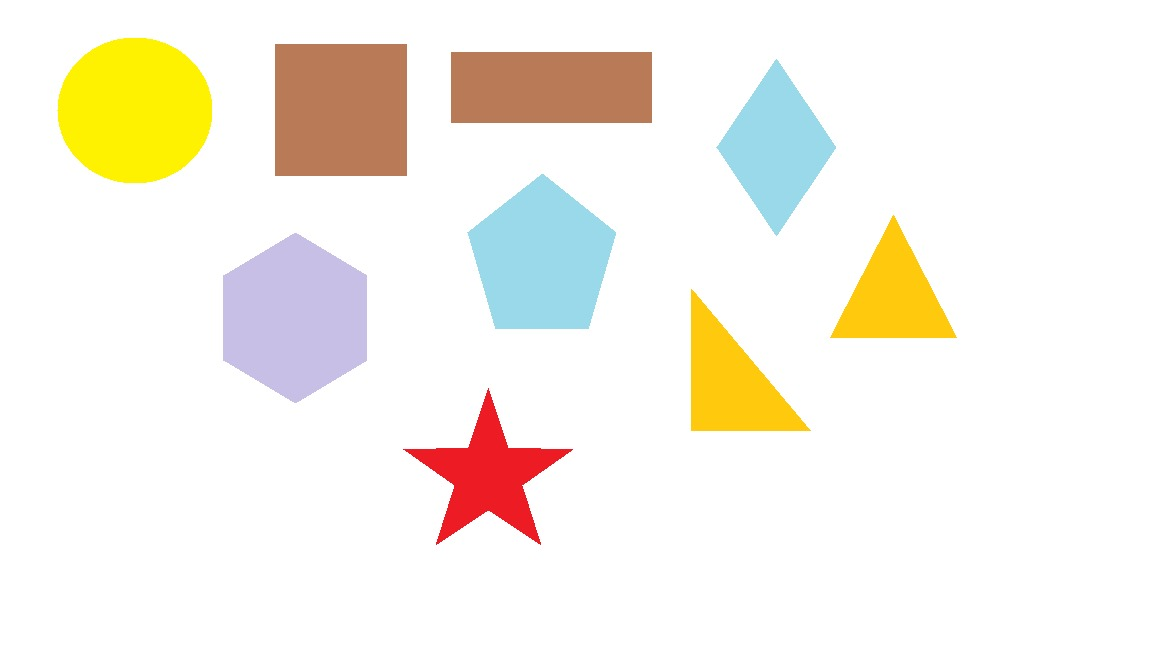
#> input picture img2.jpeg, 1152 x 648 px
$ python -i function.py   (imports and definitions only)
#> lines starting #> are read from the running program, lines starting #| are printed output that depends on the picture; after the words box and inside, x2 and y2 are one past the last pixel; in counts of white or black regions, pixels touching at a corner belong together
#> further down, picture is the input picture: shape (648, 1152, 3); mean B, G, R 232.4, 242.1, 246.6
import cv2
import numpy as np
import random
import math as mt

def colorShapes(img):

    imgsmooth = cv2.GaussianBlur(img, (5, 5), 0)
    canny_img = cv2.Canny(imgsmooth, 100, 200)
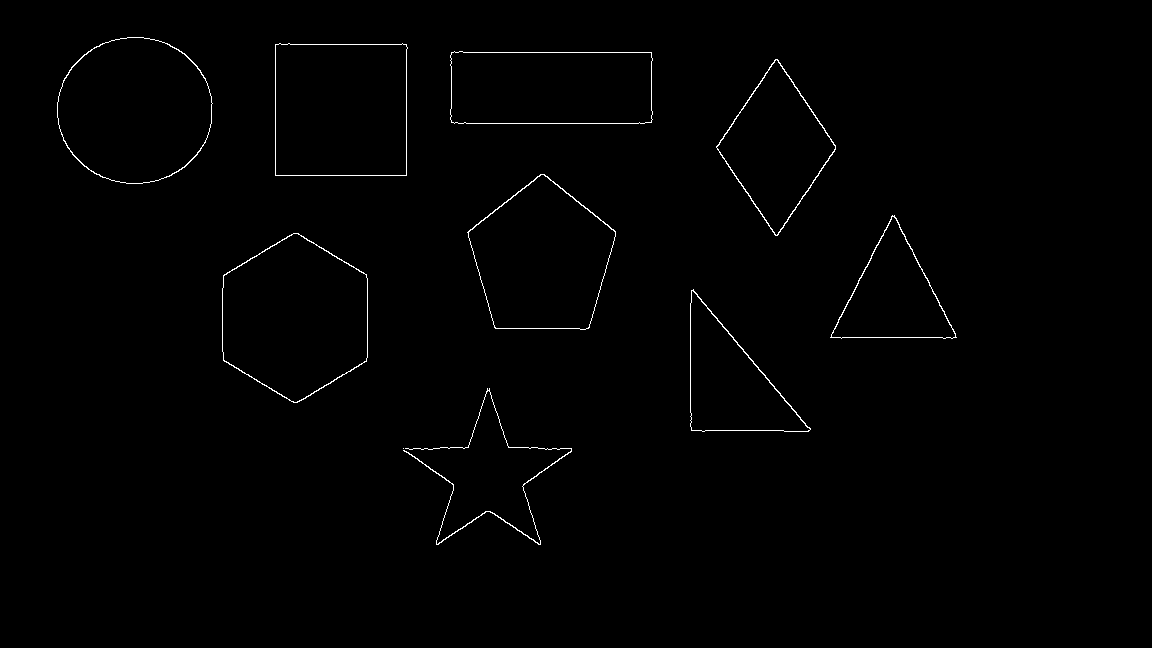
#> canny_img: shape (648, 1152); 0.68% white in thin lines or dots, all inside (x1, y1, x2, y2) = (57, 37, 957, 545)

    _, threshold = cv2.threshold(canny_img, 240, 255, cv2.THRESH_BINARY)
    result = img.copy()
    # Find contours
    contours, _ = cv2.findContours(threshold, cv2.RETR_EXTERNAL, cv2.CHAIN_APPROX_NONE)
#> contours = 10 contours, 1 with area under 20; largest, box (x1, y1, x2, y2) and area: (222, 233, 368, 403) 18557, (57, 37, 213, 184) 17801, (275, 43, 408, 176) 17168, (467, 174, 616, 330) 16105, (450, 51, 653, 124) 14213
    # Analyze contours
    for cnt in contours:

        epsilon = 0.01 * cv2.arcLength(cnt, True)
        approx = cv2.approxPolyDP(cnt, epsilon, True)

        shape, color = get_shape_name(vertices=len(approx))
        x, y, w, h = cv2.boundingRect(cnt)
        center = (int(x + w / 2), int(y + h / 2))

        if len(approx) == 4:
            aspect_ratio = w / float(h)
            if (aspect_ratio >= 0.99 and aspect_ratio <= 1.02):
                shape = "square"
                color = (238, 130, 238)
                print(aspect_ratio, 'square')
            elif (aspect_ratio >= 0.5 and aspect_ratio < 0.75):
                shape = "rhombus"
                color = (216, 191, 216)
                print(aspect_ratio, 'rhombus')
            elif (2.21 < aspect_ratio < 2.5):
                shape = "parallelogram"
                color = (128, 64, 255)
                print(aspect_ratio, 'parallelogram')
            else:
                shape = "rectangle"
                color = (128, 0, 128)
                print(aspect_ratio, 'rectangle')

        result = cv2.drawContours(result, [cnt], -1, color, -1)
        cv2.drawContours(result, [approx], 0, (0, 0, 0), 3)
        result = cv2.putText(result, shape, (center[0] - 20, center[1]), cv2.FONT_HERSHEY_COMPLEX, 0.6, (0, 0, 0), 1)
#> this loop made 10 passes
#> (epsilon, approx, x, y, w, h) on passes 7 to 9: (4.53, [[775, 59], [716, 147], [777, 235], [835, 145]], 716, 59, 120, 177), (5.52, [[451, 52], [451, 122], [651, 122], [651, 52]], 450, 51, 203, 73), (5.27, [[275, 44], [275, 175], [406, 175], [406, 44]], 275, 43, 133, 133)
#> (printed output is left out)
#> pass 2, in colorShapes, `result = cv2.drawContours(result, [cnt], -1, color, -1)`:
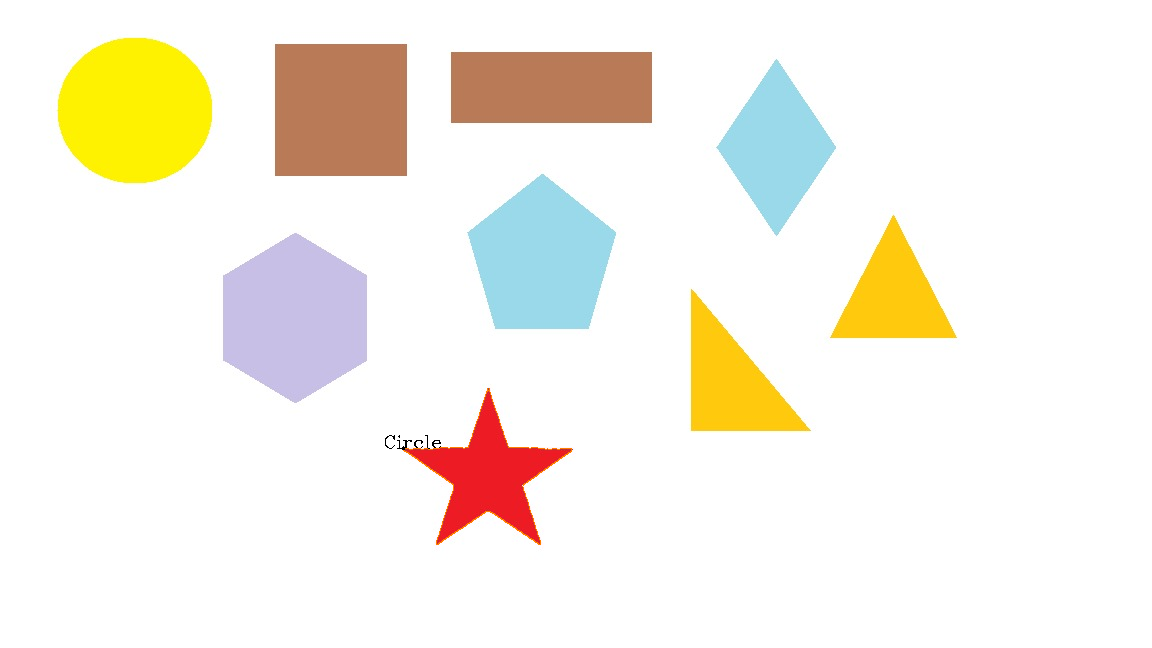
#> result: shape (648, 1152, 3); mean B, G, R 232.2, 242, 246.6
#> pass 2, in colorShapes, `result = cv2.putText(result, shape, (center[0] - 20, center[1]), cv2.F..`:
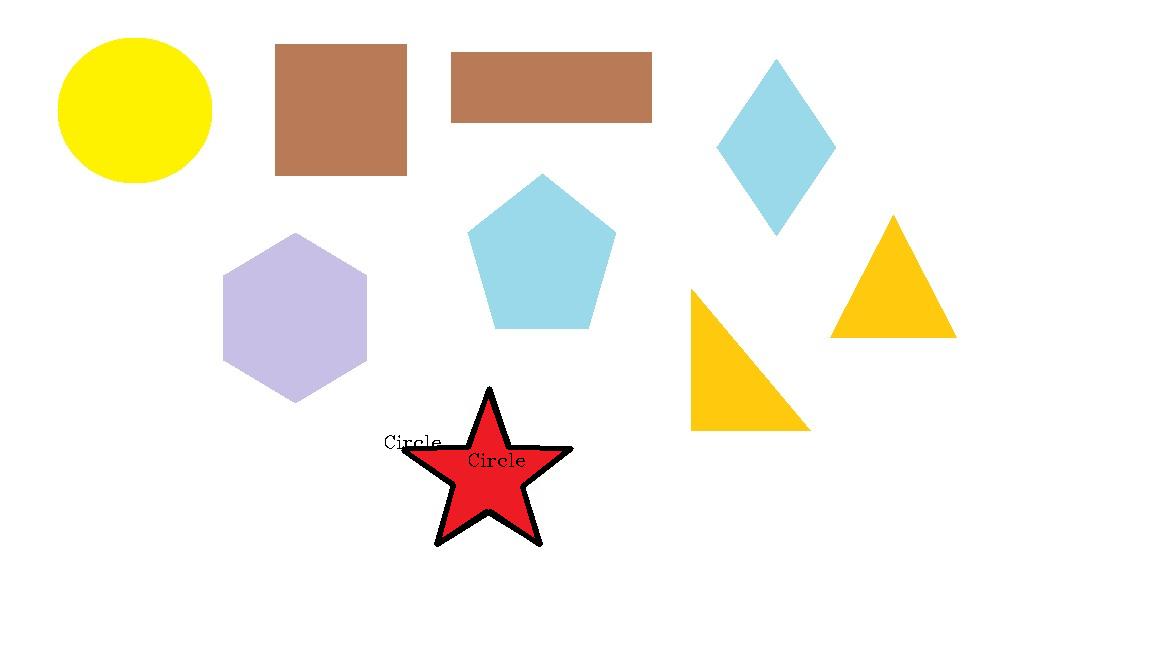
#> result: shape (648, 1152, 3); 0.48% of pixels changed, all inside (x1, y1, x2, y2) = (401, 386, 574, 547)
#> after the loop:
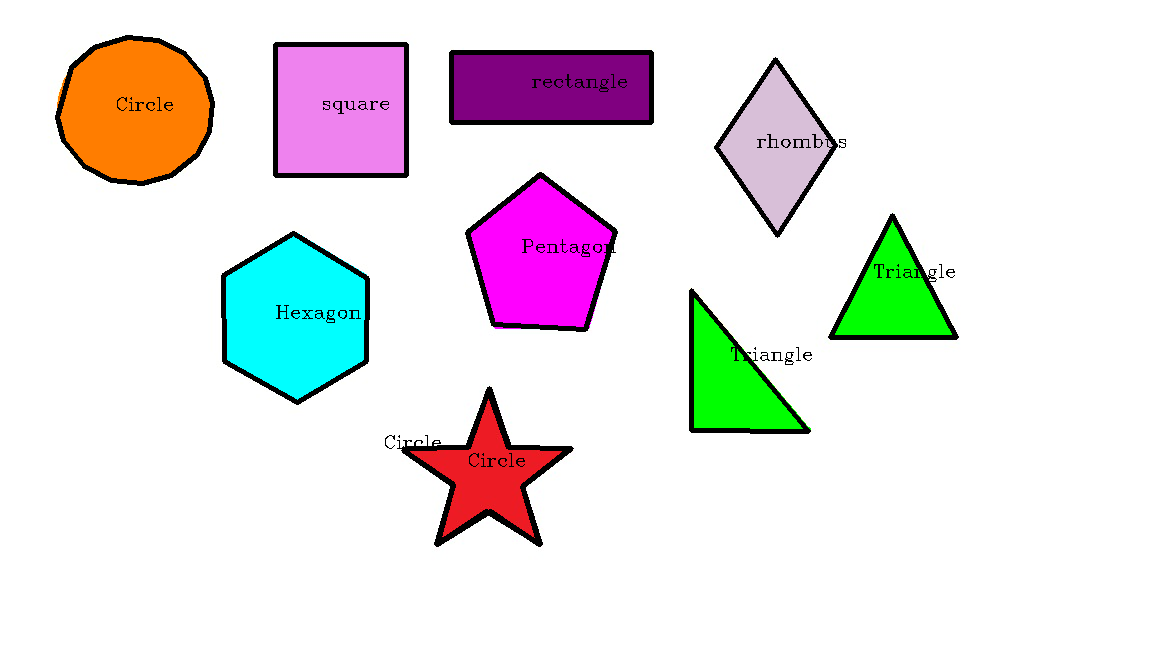
#> result: shape (648, 1152, 3); 15.91% of pixels changed, all inside (x1, y1, x2, y2) = (55, 35, 959, 434)

    return result

def get_shape_name(vertices):
    shape = None
    color = None

    if vertices == 3:
        shape = "Triangle"
        color = (0, 255, 0)

    elif vertices == 4:
        shape = "Quadrilateral"
        color = (255, 0, 0)

    elif vertices == 5:
        shape = "Pentagon"
        color = (255, 0, 255)

    elif vertices == 6:
        shape = "Hexagon"
        color = (255, 255, 0)

    elif vertices == 8:
        shape = "Octagon"
        color = (200, 120, 0)

    elif vertices == 10:
        shape = "Star"
        color = (0, 255, 255)

    elif 7 < vertices <= 13:
        shape = "Ellipse"
        color = (125, 0, 255)

    else:
        shape = "Circle"
        color = (0, 125, 255)

    return shape, color

# [23 lines left out: functions sp_noise, reduce_noise, not called in this run]

>>> import cv2
>>> picture = cv2.imread('img2.jpeg')
>>> result = colorShapes(picture)

$ run again, on img3.jpeg
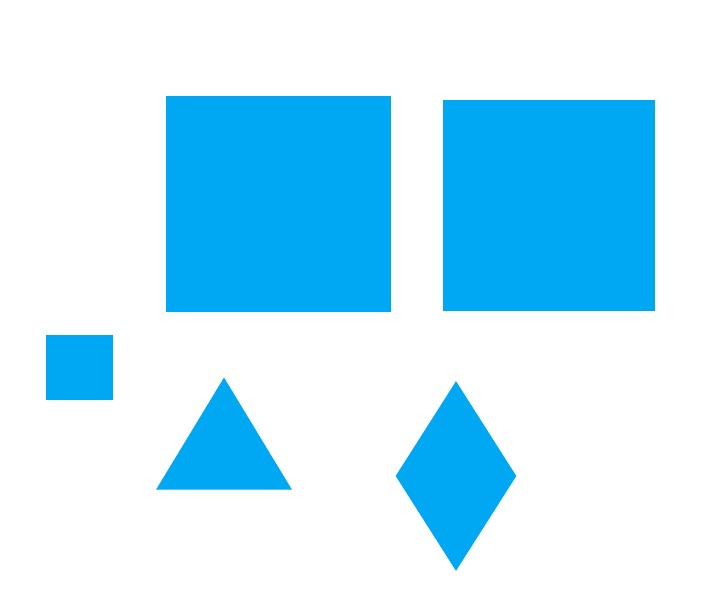
#> input picture img3.jpeg, 710 x 599 px
#> picture is the input picture: shape (599, 710, 3); mean B, G, R 251.4, 231, 185
#> in colorShapes, `canny_img = cv2.Canny(imgsmooth, 100, 200)`:
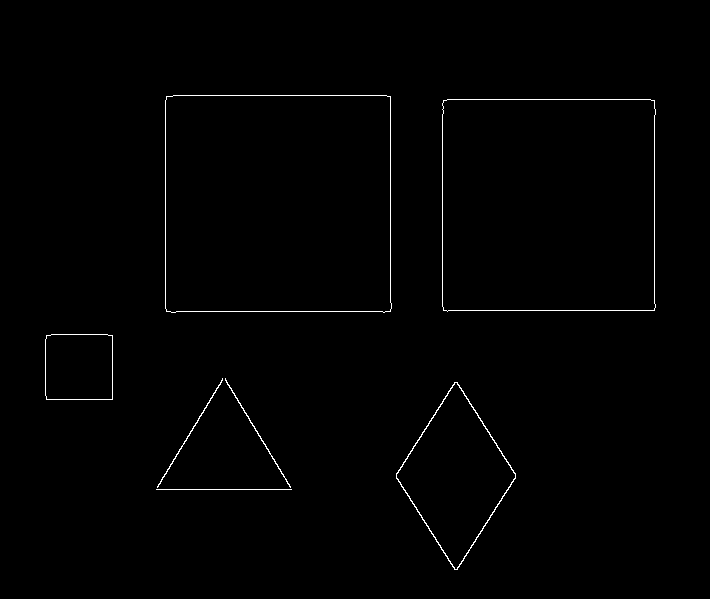
#> canny_img: shape (599, 710); 0.72% white in thin lines or dots, all inside (x1, y1, x2, y2) = (45, 95, 656, 570)
#> contours = 7 contours, 1 with area under 20; largest, box (x1, y1, x2, y2) and area: (165, 95, 392, 313) 48596, (442, 99, 656, 312) 44722, (396, 382, 516, 570) 11582, (45, 334, 113, 400) 4338, (157, 378, 223, 488) 64, (225, 378, 291, 488) 63
#> the loop in colorShapes, `for cnt in contours: ` made 7 passes
#> (epsilon, approx, x, y, w, h) on passes 2, 5, 6, 7: (4.76, [[454, 382], [396, 478], [457, 569], [515, 473]], 396, 382, 120, 188), (2.62, [[46, 335], [46, 399], [112, 399], [112, 335]], 45, 334, 68, 66), (8.48, [[443, 100], [443, 310], [654, 310], [654, 100]], 442, 99, 214, 213), (8.82, [[166, 96], [166, 311], [390, 311], [390, 96]], 165, 95, 227, 218)
#> (printed output is left out)
#> after the loop in colorShapes, `for cnt in contours:`:
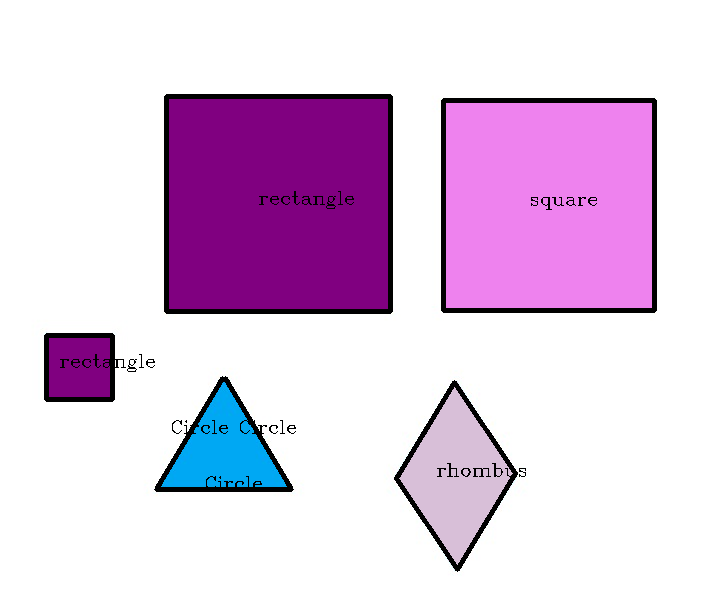
#> result: shape (599, 710, 3); mean B, G, R 228.3, 201.1, 224.6

$ run again, on img4.jpeg
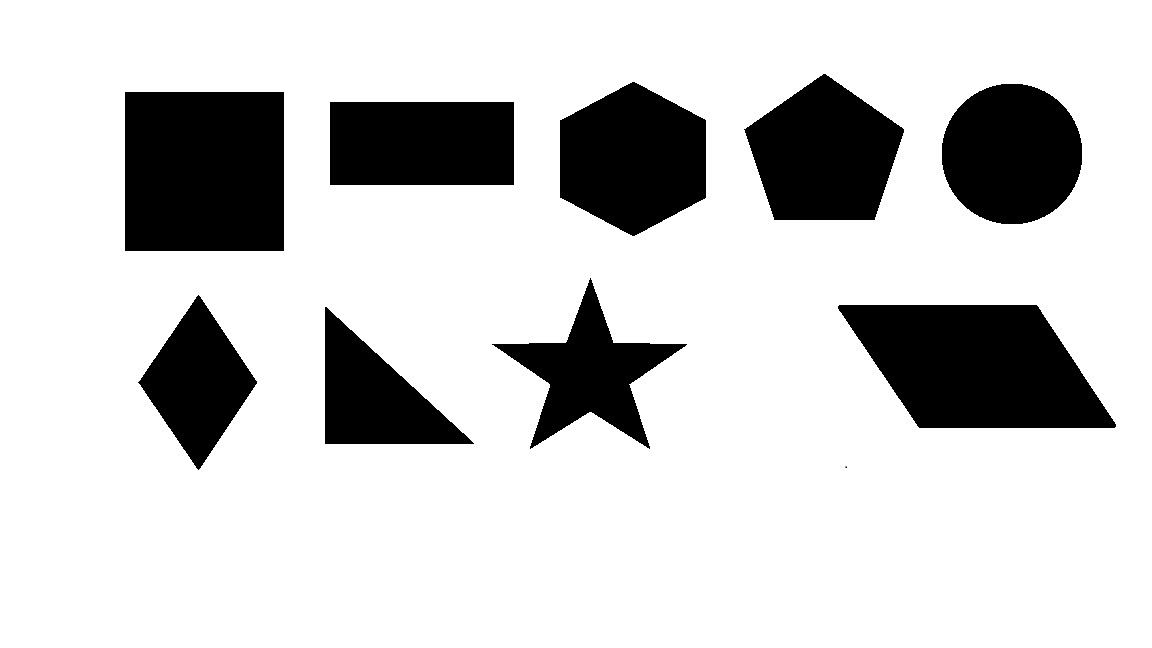
#> input picture img4.jpeg, 1152 x 648 px
#> picture is the input picture: shape (648, 1152, 3); min 0, max 255, mean 205.1
#> in colorShapes, `canny_img = cv2.Canny(imgsmooth, 100, 200)`:
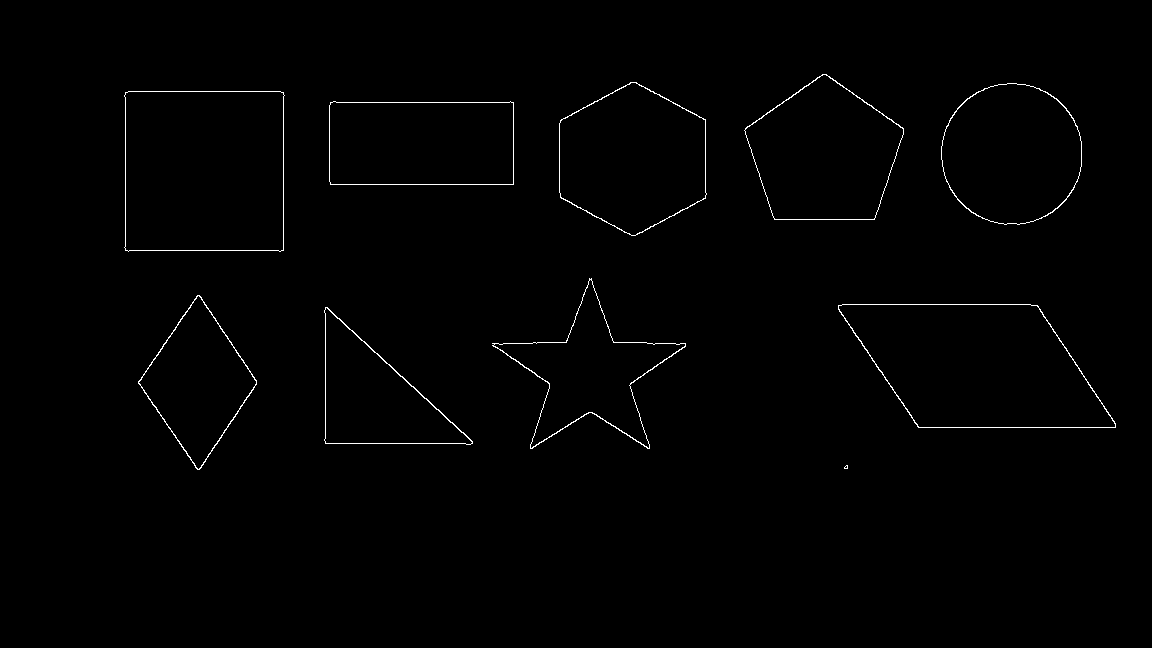
#> canny_img: shape (648, 1152); 0.73% white in thin lines or dots, all inside (x1, y1, x2, y2) = (124, 74, 1116, 470)
#> contours = 10 contours, 1 with area under 20; largest, box (x1, y1, x2, y2) and area: (124, 91, 285, 252) 25124, (838, 304, 1116, 428) 24644, (559, 82, 707, 236) 16971, (744, 74, 904, 220) 16254, (941, 83, 1082, 225) 15601
#> the loop in colorShapes, `for cnt in contours: ` made 10 passes
#> (epsilon, approx, x, y, w, h) on passes 3, 4, 6, 7: (7.06, [[838, 305], [918, 427], [1115, 427], [1037, 305]], 838, 304, 278, 124), (4.48, [[197, 295], [138, 383], [199, 469], [256, 380]], 138, 295, 119, 175), (5.32, [[330, 102], [330, 184], [513, 184], [513, 102]], 329, 101, 185, 84), (6.37, [[125, 92], [125, 250], [283, 250], [283, 92]], 124, 91, 161, 161)
#> (printed output is left out)
#> after the loop in colorShapes, `for cnt in contours:`:
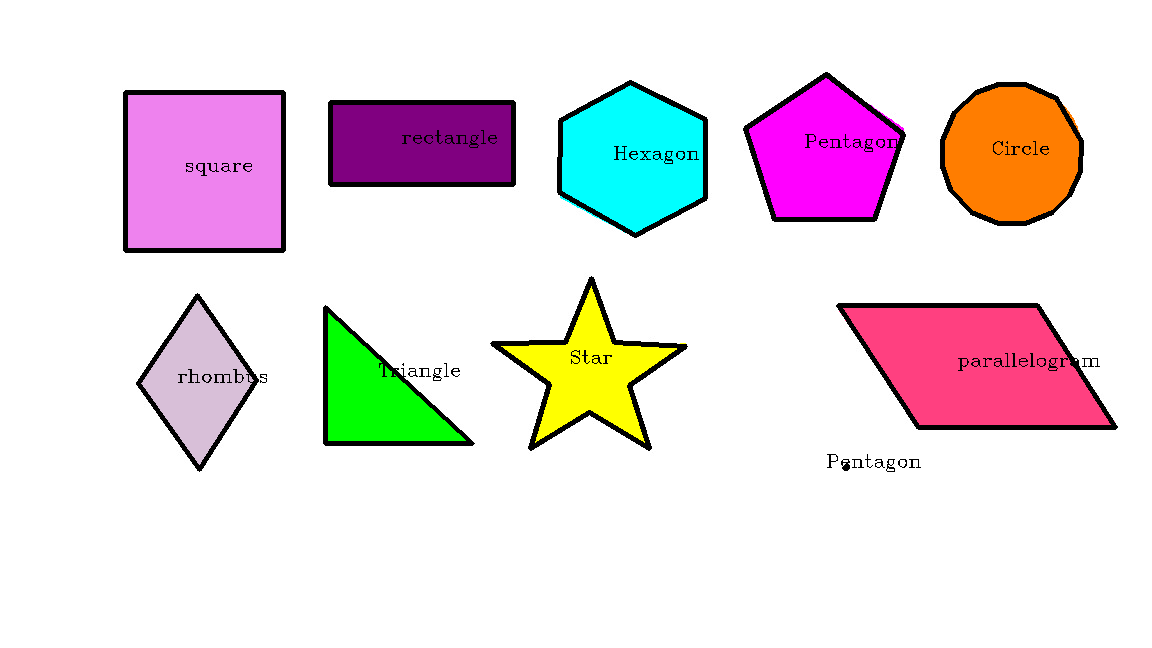
#> result: shape (648, 1152, 3); mean B, G, R 227.7, 223.6, 234.4
